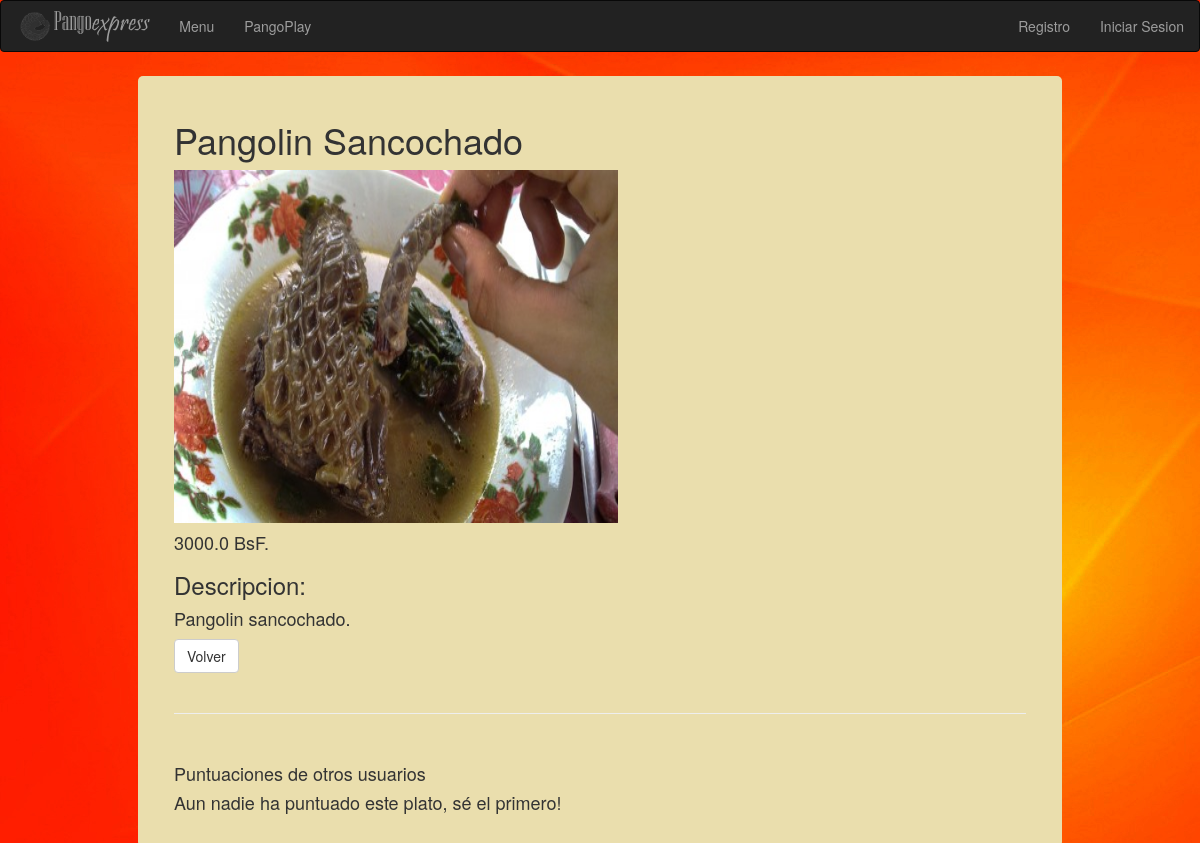
Page /14/ on the committed database.
### menu/models.py (models this page shows, shortened)
class PLATO(models.Model):
    id = models.AutoField(primary_key=True)
    establecimiento = models.ForeignKey(RESTAURANT, null = True)
    nombre = models.CharField(max_length=50)
    precio = models.FloatField(validators=[validate_precio])
    path_img = models.FileField(null = True)
    descripcion = models.CharField(max_length = 500)
    rating = models.IntegerField(default = 0)
    class Meta:
        unique_together = ('establecimiento', 'nombre')

### menu/views.py (the view)
# urls.py: url(r'^(?P<id_plato>[0-9]+)/$', views.detail, name='detail'),
def detail(request, id_plato):
    plato = get_object_or_404(PLATO, pk=id_plato)
    try:
        if(request.session['pid'] != -1):
            perfil = PERFIL.objects.get(id=request.session['pid'])
            usuario = USUARIO.objects.get(perfil=perfil)
            puntuaciones = Puntuacion.objects.filter(plato = plato)
            form = FormPuntuarPlato()
            context = {'plato': plato,
                       'usuario':usuario,
                       'form' : form,
                       'puntuaciones' : puntuaciones
                       }
            if request.method == 'POST':
                form = FormPuntuarPlato(request.POST)
                if form.is_valid():
                    try:
                        puntuacion = Puntuacion.objects.get(usuario = usuario,
                                                            plato = plato
                                                            )
                        puntuacion.puntuacion = form.cleaned_data['puntuacion']
                        puntuacion.comentario = form.cleaned_data['comentario']
                    except:
                        puntuacion = Puntuacion(usuario = usuario,
                                                plato = plato,
                                                puntuacion = form.cleaned_data['puntuacion'],
                                                comentario = form.cleaned_data['comentario']
                                                )
                    puntuacion.save()
                elif form.errors:
                    print(form.errors)
            return render(request, 'menu/detail.html', context)
        else:
            return render(request, 'menu/detail.html', {'plato': plato})
    except:
        return render(request, 'menu/detail.html', {'plato': plato})

### menu/templates/menu/detail.html (shortened to what this page needs)
{% extends 'menu/layoutBootstrap.html' %}
{% load bootstrap3 %}
{% block main %}
    <h1> {{plato.nombre}} </h1>
    <img style="width: 444px; height: 353px;"src = "{{plato.path_img.url}}">
    <h4>{{plato.precio}} BsF.</h4>
    <h3> Descripcion: </h3>
    <h4>{{ plato.descripcion }}</h4>
    <a class="btn btn-default" href="/menu/">Volver</a>
    <br/>
    <br/>
    <hr/>
    <br/>
    <h4> Puntuaciones de otros usuarios </h4>
    {% if puntuaciones %}
        <table class="table table-hover">
        {% for puntuacion in puntuaciones %}
            <tr><td>
                {% if puntuacion.puntuacion == 'pos' %}
                    <h4>{{puntuacion.usuario.perfil.pseudonimo}} <span class="glyphicon glyphicon-thumbs-up"></span></h4>
                {% else %}
                    <h4>{{puntuacion.usuario.perfil.pseudonimo}} <span class="glyphicon glyphicon-thumbs-down"></span></h4>
                {% endif %}
                <p>{{puntuacion.comentario}}</p>
            </td></tr>
        {% endfor %}
        </table>
    {% else %}
        <h4> Aun nadie ha puntuado este plato, sé el primero! </h4>
    {% endif %}
{% endblock %}

### menu/static/menu/layout.css (style rules this page uses)
body { background: #d3d3d3 url('images/pan.jpg'); top right no-repeat; background-attachment:fixed; }

### rows in the picture
PLATO: nombre "Pangolin Sancochado", path_img (picture), precio "3000.0", descripcion "Pangolin sancochado."
